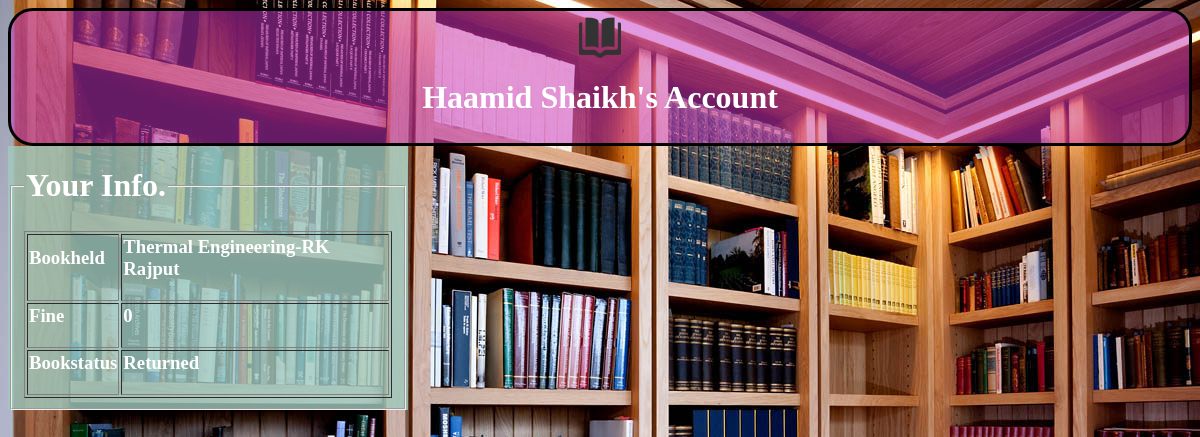
The app's page /WT-Project/userfetchthroughadmin.php?&uid=113CP4444A with its own data.
### tables this page shows
CREATE TABLE IF NOT EXISTS `registration` (
  `uid` varchar(50) NOT NULL,
  `name` varchar(50) NOT NULL,
  `email` varchar(50) NOT NULL,
  `password` varchar(50) NOT NULL
);

CREATE TABLE IF NOT EXISTS `bookrecords` (
  `uid` varchar(15) NOT NULL,
  `bookname` varchar(50) NOT NULL,
  `fine` int(15) NOT NULL,
  `bookstatus` varchar(15) NOT NULL
);

### WT-Project/userfetch_Includer.php (called while the page is built, shortened)
<?php
$uid=$_GET['uid'];
$name="SELECT * FROM registration WHERE uid='".$uid."'";
$bookname="SELECT bookname FROM bookrecords WHERE uid='".$uid."'";
$penalty="SELECT fine FROM bookrecords WHERE uid='".$uid."'";
$bookstatus="SELECT bookstatus FROM bookrecords WHERE uid='".$uid."'";
 $resName=@mysql_query($name);
 $rowName=@mysql_fetch_assoc($resName);
 $res=@mysql_query($bookname);
 $row=@mysql_fetch_assoc($res);
 $res1=@mysql_query($penalty);
 $row1=@mysql_fetch_assoc($res1);
 $res2=@mysql_query($bookstatus);
 $row2=@mysql_fetch_assoc($res2);
?>

### WT-Project/userfetchthroughadmin.php (the view, shortened to what this page needs)
<html>
<div style="border-radius: 25px;background-color:darkblue;color:white;text-align:center;padding:5px;border:3px solid black; background: rgba(200, 54, 200, 0.5)
">
<img src="headerlogo.png" height="42" width="42"/>
<h1><?php include("userfetch_Includer.php"); echo $rowName['name']."'s "?>Account</h1>
</div>
<link rel="stylesheet" href="css/OLMS.css">
<body background="library1.jpg">
<h1><?php include("userfetch_Includer.php"); echo "  ".$rowName['name'];?></h1>
<div align='center'style='width:400px;color:white;background: rgba(160, 203, 192, 0.8)'>
<fieldset>
		<legend>
			<h1 style='color:white'>Your Info.</h1>
		</legend>
		<table border='1' style='color:white'>
			<tr><td><h3>Bookheld</td></h3><td><h3><?php  include("userfetch_Includer.php"); echo $row['bookname']; ?></h3></td></tr>
			<tr><td><h3>Fine</td><td><h3><?php include("userfetch_Includer.php"); echo $row1['fine']; ?></h3></td></tr>
			<tr><td><h3>Bookstatus</td><td><h3><?php include("userfetch_Includer.php") ;echo $row2['bookstatus']; ?></h3></td></tr>
			</table>
	</div>
</body>
</html>

### records on screen
registration: name "Haamid Shaikh"
bookrecords: bookname "Thermal Engineering-RK Rajput", fine "0", bookstatus "Returned"
